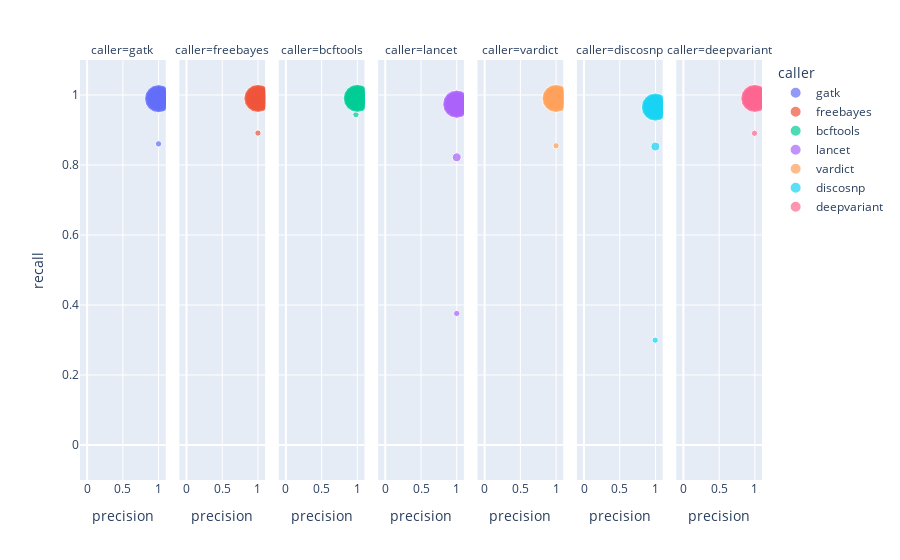

Write notebook code for a chart like this one.
### Code cell
# Plot
fig = px.scatter(combinedsnpreads, x='precision', y='recall', color='caller', facet_col='caller', range_y=(-0.1, 1.1), range_x=(-0.1, 1.1), size='dataset')
fig

### Figure 1 — Plotly figure (JSON) as saved in the notebook; plotly's stock layout.template omitted (floating-point values rounded to 4 significant figures)
{"data": [{"hovertemplate": "caller=gatk<br>precision=%{x}<br>recall=%{y}<br>dataset=%{marker.size}<extra></extra>", "legendgroup": "gatk", "marker": {"color": "#636efa", "size": [5, 10, 15, 20, 30, 40, 50, 60, 70, 80, 90, 100], "sizemode": "area", "sizeref": 0.25, "symbol": "circle"}, "mode": "markers", "name": "gatk", "orientation": "v", "showlegend": true, "type": "scatter", "x": [0.9989, 0.9998, 1, 1, 1, 1, 1, 1, 1, 1, 1, 0.9998], "xaxis": "x", "y": [0.8604, 0.9786, 0.9875, 0.9886, 0.9884, 0.9889, 0.9891, 0.9893, 0.9893, 0.9895, 0.9895, 0.9895], "yaxis": "y"}, {"hovertemplate": "caller=freebayes<br>precision=%{x}<br>recall=%{y}<br>dataset=%{marker.size}<extra></extra>", "legendgroup": "freebayes", "marker": {"color": "#EF553B", "size": [5, 10, 15, 20, 30, 40, 50, 60, 70, 80, 90, 100], "sizemode": "area", "sizeref": 0.25, "symbol": "circle"}, "mode": "markers", "name": "freebayes", "orientation": "v", "showlegend": true, "type": "scatter", "x": [0.9995, 1, 1, 1, 1, 0.9998, 1, 1, 1, 1, 1, 1], "xaxis": "x2", "y": [0.8913, 0.9814, 0.9879, 0.9891, 0.9893, 0.9898, 0.9898, 0.99, 0.99, 0.9902, 0.9902, 0.9902], "yaxis": "y2"}, {"hovertemplate": "caller=bcftools<br>precision=%{x}<br>recall=%{y}<br>dataset=%{marker.size}<extra></extra>", "legendgroup": "bcftools", "marker": {"color": "#00cc96", "size": [5, 10, 15, 20, 30, 40, 50, 60, 70, 80, 90, 100], "sizemode": "area", "sizeref": 0.25, "symbol": "circle"}, "mode": "markers", "name": "bcftools", "orientation": "v", "showlegend": true, "type": "scatter", "x": [0.9804, 0.9984, 0.9998, 0.9998, 0.9998, 0.9998, 1, 1, 1, 1, 0.9998, 0.9998], "xaxis": "x3", "y": [0.9441, 0.9868, 0.9891, 0.9895, 0.9898, 0.99, 0.9902, 0.9902, 0.9902, 0.9905, 0.9905, 0.9905], "yaxis": "y3"}, {"hovertemplate": "caller=lancet<br>precision=%{x}<br>recall=%{y}<br>dataset=%{marker.size}<extra></extra>", "legendgroup": "lancet", "marker": {"color": "#ab63fa", "size": [5, 10, 15, 20, 30, 40, 50, 60, 70, 80, 90, 100], "sizemode": "area", "sizeref": 0.25, "symbol": "circle"}, "mode": "markers", "name": "lancet", "orientation": "v", "showlegend": true, "type": "scatter", "x": [1, 1, 1, 1, 1, 1, 1, 1, 1, 1, 1, 1], "xaxis": "x4", "y": [0.3759, 0.822, 0.9477, 0.9702, 0.9729, 0.9729, 0.9736, 0.9736, 0.9736, 0.9736, 0.9741, 0.9739], "yaxis": "y4"}, {"hovertemplate": "caller=vardict<br>precision=%{x}<br>recall=%{y}<br>dataset=%{marker.size}<extra></extra>", "legendgroup": "vardict", "marker": {"color": "#FFA15A", "size": [5, 10, 15, 20, 30, 40, 50, 60, 70, 80, 90, 100], "sizemode": "area", "sizeref": 0.25, "symbol": "circle"}, "mode": "markers", "name": "vardict", "orientation": "v", "showlegend": true, "type": "scatter", "x": [1, 0.9998, 1, 1, 1, 1, 1, 1, 1, 1, 1, 1], "xaxis": "x5", "y": [0.8549, 0.9725, 0.9854, 0.9884, 0.9891, 0.9898, 0.9898, 0.99, 0.99, 0.9902, 0.9902, 0.9902], "yaxis": "y5"}, {"hovertemplate": "caller=discosnp<br>precision=%{x}<br>recall=%{y}<br>dataset=%{marker.size}<extra></extra>", "legendgroup": "discosnp", "marker": {"color": "#19d3f3", "size": [5, 10, 15, 20, 30, 40, 50, 60, 70, 80, 90, 100], "sizemode": "area", "sizeref": 0.25, "symbol": "circle"}, "mode": "markers", "name": "discosnp", "orientation": "v", "showlegend": true, "type": "scatter", "x": [0.9962, 0.9984, 0.9983, 0.9986, 0.9986, 0.9986, 0.9986, 0.9986, 0.9986, 0.9986, 0.9986, 0.9986], "xaxis": "x6", "y": [0.2995, 0.8529, 0.9486, 0.9632, 0.965, 0.9654, 0.9654, 0.9654, 0.9654, 0.9654, 0.9654, 0.9654], "yaxis": "y6"}, {"hovertemplate": "caller=deepvariant<br>precision=%{x}<br>recall=%{y}<br>dataset=%{marker.size}<extra></extra>", "legendgroup": "deepvariant", "marker": {"color": "#FF6692", "size": [5, 10, 15, 20, 30, 40, 50, 60, 70, 80, 90, 100], "sizemode": "area", "sizeref": 0.25, "symbol": "circle"}, "mode": "markers", "name": "deepvariant", "orientation": "v", "showlegend": true, "type": "scatter", "x": [0.9957, 0.9963, 0.9979, 0.9993, 1, 1, 1, 1, 0.9998, 0.9995, 0.9995, 0.9995], "xaxis": "x7", "y": [0.8906, 0.9814, 0.9879, 0.9891, 0.9893, 0.9898, 0.9898, 0.99, 0.99, 0.9902, 0.9902, 0.9902], "yaxis": "y7"}], "layout": {"annotations": [{"font": {}, "showarrow": false, "text": "caller=gatk", "x": 0.06286, "xanchor": "center", "xref": "paper", "y": 1, "yanchor": "bottom", "yref": "paper"}, {"font": {}, "showarrow": false, "text": "caller=freebayes", "x": 0.2086, "xanchor": "center", "xref": "paper", "y": 1, "yanchor": "bottom", "yref": "paper"}, {"font": {}, "showarrow": false, "text": "caller=bcftools", "x": 0.3543, "xanchor": "center", "xref": "paper", "y": 1, "yanchor": "bottom", "yref": "paper"}, {"font": {}, "showarrow": false, "text": "caller=lancet", "x": 0.5, "xanchor": "center", "xref": "paper", "y": 1, "yanchor": "bottom", "yref": "paper"}, {"font": {}, "showarrow": false, "text": "caller=vardict", "x": 0.6457, "xanchor": "center", "xref": "paper", "y": 1, "yanchor": "bottom", "yref": "paper"}, {"font": {}, "showarrow": false, "text": "caller=discosnp", "x": 0.7914, "xanchor": "center", "xref": "paper", "y": 1, "yanchor": "bottom", "yref": "paper"}, {"font": {}, "showarrow": false, "text": "caller=deepvariant", "x": 0.9371, "xanchor": "center", "xref": "paper", "y": 1, "yanchor": "bottom", "yref": "paper"}], "autosize": true, "legend": {"itemsizing": "constant", "title": {"text": "caller"}, "tracegroupgap": 0}, "margin": {"t": 60}, "xaxis": {"anchor": "y", "domain": [0, 0.1257], "range": [-0.1, 1.1], "title": {"text": "precision"}, "type": "linear"}, "xaxis2": {"anchor": "y2", "domain": [0.1457, 0.2714], "matches": "x", "range": [-0.1, 1.1], "title": {"text": "precision"}, "type": "linear"}, "xaxis3": {"anchor": "y3", "domain": [0.2914, 0.4171], "matches": "x", "range": [-0.1, 1.1], "title": {"text": "precision"}, "type": "linear"}, "xaxis4": {"anchor": "y4", "domain": [0.4371, 0.5629], "matches": "x", "range": [-0.1, 1.1], "title": {"text": "precision"}, "type": "linear"}, "xaxis5": {"anchor": "y5", "domain": [0.5829, 0.7086], "matches": "x", "range": [-0.1, 1.1], "title": {"text": "precision"}, "type": "linear"}, "xaxis6": {"anchor": "y6", "domain": [0.7286, 0.8543], "matches": "x", "range": [-0.1, 1.1], "title": {"text": "precision"}, "type": "linear"}, "xaxis7": {"anchor": "y7", "domain": [0.8743, 1.0], "matches": "x", "range": [-0.1, 1.1], "title": {"text": "precision"}, "type": "linear"}, "yaxis": {"anchor": "x", "domain": [0, 1], "range": [-0.1, 1.1], "title": {"text": "recall"}, "type": "linear"}, "yaxis2": {"anchor": "x2", "domain": [0, 1], "matches": "y", "showticklabels": false, "type": "linear"}, "yaxis3": {"anchor": "x3", "domain": [0, 1], "matches": "y", "showticklabels": false, "type": "linear"}, "yaxis4": {"anchor": "x4", "domain": [0, 1], "matches": "y", "showticklabels": false, "type": "linear"}, "yaxis5": {"anchor": "x5", "domain": [0, 1], "matches": "y", "showticklabels": false, "type": "linear"}, "yaxis6": {"anchor": "x6", "domain": [0, 1], "matches": "y", "showticklabels": false, "type": "linear"}, "yaxis7": {"anchor": "x7", "domain": [0, 1], "matches": "y", "showticklabels": false, "type": "linear"}}}
